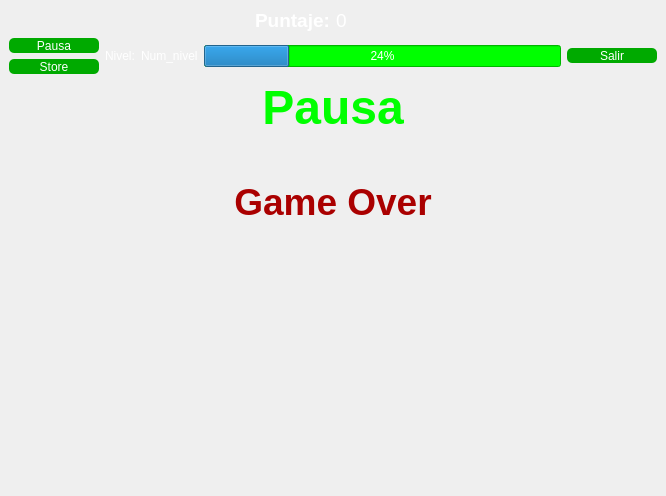
<?xml version="1.0" encoding="UTF-8"?>
<ui version="4.0">
 <class>Window</class>
 <widget class="QMainWindow" name="Window">
  <property name="geometry">
   <rect>
    <x>0</x>
    <y>0</y>
    <width>666</width>
    <height>496</height>
   </rect>
  </property>
  <property name="windowTitle">
   <string>Best Game Ever </string>
  </property>
  <property name="styleSheet">
   <string notr="true">QLabel{
color:white

}</string>
  </property>
  <widget class="QWidget" name="centralwidget">
   <layout class="QVBoxLayout" name="verticalLayout">
    <item>
     <layout class="QVBoxLayout" name="verticalLayout_3">
      <item>
       <layout class="QHBoxLayout" name="horizontalLayout_2">
        <item alignment="Qt::AlignRight">
         <widget class="QLabel" name="score_no">
          <property name="styleSheet">
           <string notr="true">QLabel{
color: white

}</string>
          </property>
          <property name="text">
           <string>&lt;html&gt;&lt;head/&gt;&lt;body&gt;&lt;p align=&quot;center&quot;&gt;&lt;span style=&quot; font-size:14pt; font-weight:600;&quot;&gt;Puntaje:&lt;/span&gt;&lt;/p&gt;&lt;/body&gt;&lt;/html&gt;</string>
          </property>
         </widget>
        </item>
        <item alignment="Qt::AlignLeft">
         <widget class="QLabel" name="score">
          <property name="text">
           <string>&lt;html&gt;&lt;head/&gt;&lt;body&gt;&lt;p align=&quot;center&quot;&gt;&lt;span style=&quot; font-size:14pt;&quot;&gt;0&lt;/span&gt;&lt;/p&gt;&lt;/body&gt;&lt;/html&gt;</string>
          </property>
         </widget>
        </item>
       </layout>
      </item>
      <item>
       <layout class="QHBoxLayout" name="ancho">
        <item>
         <layout class="QVBoxLayout" name="verticalLayout_2">
          <item>
           <widget class="QPushButton" name="pausa">
            <property name="minimumSize">
             <size>
              <width>90</width>
              <height>15</height>
             </size>
            </property>
            <property name="styleSheet">
             <string notr="true">QPushButton{
color: rgb(255, 255, 255);
background: rgb(0, 170, 0);
border-radius: 5px;



}</string>
            </property>
            <property name="text">
             <string>Pausa</string>
            </property>
           </widget>
          </item>
          <item>
           <widget class="QPushButton" name="tienda">
            <property name="minimumSize">
             <size>
              <width>90</width>
              <height>15</height>
             </size>
            </property>
            <property name="styleSheet">
             <string notr="true">QPushButton{
color: rgb(255, 255, 255);
background: rgb(0, 170, 0);
border-radius: 5px;



}</string>
            </property>
            <property name="text">
             <string>Store</string>
            </property>
           </widget>
          </item>
         </layout>
        </item>
        <item>
         <widget class="QLabel" name="label">
          <property name="styleSheet">
           <string notr="true">Qlabel{
color: rgb(255, 255, 255);

}</string>
          </property>
          <property name="text">
           <string>&lt;html&gt;&lt;head/&gt;&lt;body&gt;&lt;p&gt;&lt;span style=&quot; color:#ffffff;&quot;&gt; Nivel:&lt;/span&gt;&lt;/p&gt;&lt;/body&gt;&lt;/html&gt;</string>
          </property>
         </widget>
        </item>
        <item>
         <widget class="QLabel" name="label_2">
          <property name="styleSheet">
           <string notr="true">Qlabel{
color: rgb(255, 255, 255);

}</string>
          </property>
          <property name="text">
           <string>&lt;html&gt;&lt;head/&gt;&lt;body&gt;&lt;p&gt;&lt;span style=&quot; color:#ffffff;&quot;&gt;Num_nivel&lt;/span&gt;&lt;/p&gt;&lt;/body&gt;&lt;/html&gt;</string>
          </property>
         </widget>
        </item>
        <item>
         <widget class="QProgressBar" name="pro_bar">
          <property name="styleSheet">
           <string notr="true">QProgressBar{
color:  rgb(255, 255, 255);
background-color: rgb(0, 255, 0);

}</string>
          </property>
          <property name="value">
           <number>24</number>
          </property>
         </widget>
        </item>
        <item>
         <widget class="QPushButton" name="salir">
          <property name="minimumSize">
           <size>
            <width>90</width>
            <height>15</height>
           </size>
          </property>
          <property name="styleSheet">
           <string notr="true">QPushButton{
color: rgb(255, 255, 255);
background: rgb(0, 170, 0);
border-radius: 5px;



}</string>
          </property>
          <property name="text">
           <string>Salir</string>
          </property>
         </widget>
        </item>
       </layout>
      </item>
     </layout>
    </item>
    <item>
     <widget class="QLabel" name="label_pausa">
      <property name="cursor">
       <cursorShape>ArrowCursor</cursorShape>
      </property>
      <property name="styleSheet">
       <string notr="true">QLabel{

color: rgb(0, 255, 0)
}</string>
      </property>
      <property name="text">
       <string>&lt;html&gt;&lt;head/&gt;&lt;body&gt;&lt;p align=&quot;center&quot;&gt;&lt;span style=&quot; font-size:36pt; font-weight:600;&quot;&gt;Pausa&lt;/span&gt;&lt;/p&gt;&lt;p align=&quot;center&quot;&gt;&lt;br/&gt;&lt;/p&gt;&lt;/body&gt;&lt;/html&gt;</string>
      </property>
     </widget>
    </item>
    <item>
     <widget class="QLabel" name="label_game_over">
      <property name="styleSheet">
       <string notr="true">QLabel{

color: rgb(170, 0, 0)
}</string>
      </property>
      <property name="text">
       <string>&lt;html&gt;&lt;head/&gt;&lt;body&gt;&lt;p align=&quot;center&quot;&gt;&lt;span style=&quot; font-size:28pt; font-weight:600;&quot;&gt;Game Over&lt;/span&gt;&lt;/p&gt;&lt;/body&gt;&lt;/html&gt;</string>
      </property>
     </widget>
    </item>
    <item>
     <spacer name="verticalSpacer">
      <property name="orientation">
       <enum>Qt::Vertical</enum>
      </property>
      <property name="sizeHint" stdset="0">
       <size>
        <width>17</width>
        <height>361</height>
       </size>
      </property>
     </spacer>
    </item>
   </layout>
  </widget>
 </widget>
 <resources/>
 <connections/>
</ui>
